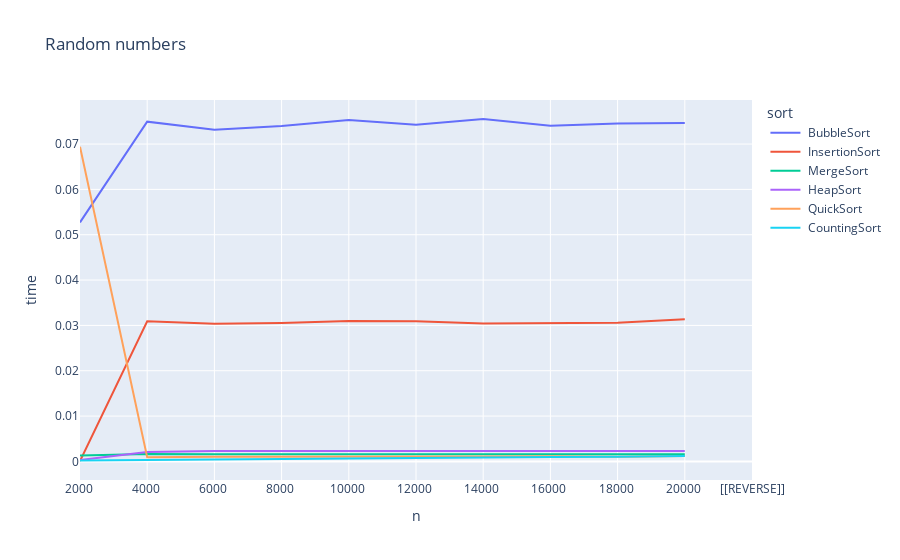

Notebook cell for this chart:
### Code cell
import pandas as pd 
import plotly.express as px



df = pd.read_csv("results.txt", sep='\\t')
columns_suffix_to_remove = 'Unnamed'
columns_to_remove = [col for col in df.columns if col.startswith(columns_suffix_to_remove)]
df = df.drop(columns=columns_to_remove)
df_random_sort = df[:11].reset_index()#.set_index('n ')
# pivot columns
df_random_sort = df_random_sort.melt(id_vars=['n '], var_name='sort', value_name='time')
df_random_sort = df_random_sort[df_random_sort['sort'] != 'index']
# add title to px
df_random_sort = df_random_sort.astype({'time': 'float64'})
fig = px.line(df_random_sort, x='n ', y='time', color='sort', title="Random numbers")
fig.show()

### Figure 1 — Plotly figure (JSON) as saved in the notebook; plotly's stock layout.template omitted (floating-point values rounded to 4 significant figures)
{"data": [{"hovertemplate": "sort= BubbleSort <br>n =%{x}<br>time=%{y}<extra></extra>", "legendgroup": " BubbleSort ", "line": {"color": "#636efa", "dash": "solid"}, "marker": {"symbol": "circle"}, "mode": "lines", "name": " BubbleSort ", "orientation": "v", "showlegend": true, "type": "scatter", "x": ["2000 ", "4000 ", "6000 ", "8000 ", "10000 ", "12000 ", "14000 ", "16000 ", "18000 ", "20000 ", "[[REVERSE]]"], "xaxis": "x", "y": [0.05272, 0.07494, 0.07315, 0.07399, 0.07532, 0.07425, 0.07553, 0.07406, 0.07454, 0.07466, null], "yaxis": "y"}, {"hovertemplate": "sort= InsertionSort <br>n =%{x}<br>time=%{y}<extra></extra>", "legendgroup": " InsertionSort ", "line": {"color": "#EF553B", "dash": "solid"}, "marker": {"symbol": "circle"}, "mode": "lines", "name": " InsertionSort ", "orientation": "v", "showlegend": true, "type": "scatter", "x": ["2000 ", "4000 ", "6000 ", "8000 ", "10000 ", "12000 ", "14000 ", "16000 ", "18000 ", "20000 ", "[[REVERSE]]"], "xaxis": "x", "y": [9.298e-05, 0.03093, 0.03035, 0.03052, 0.03099, 0.03092, 0.03044, 0.03054, 0.03057, 0.03137, null], "yaxis": "y"}, {"hovertemplate": "sort= MergeSort <br>n =%{x}<br>time=%{y}<extra></extra>", "legendgroup": " MergeSort ", "line": {"color": "#00cc96", "dash": "solid"}, "marker": {"symbol": "circle"}, "mode": "lines", "name": " MergeSort ", "orientation": "v", "showlegend": true, "type": "scatter", "x": ["2000 ", "4000 ", "6000 ", "8000 ", "10000 ", "12000 ", "14000 ", "16000 ", "18000 ", "20000 ", "[[REVERSE]]"], "xaxis": "x", "y": [0.001301, 0.001646, 0.001579, 0.001599, 0.001613, 0.001611, 0.001596, 0.001644, 0.001537, 0.001568, null], "yaxis": "y"}, {"hovertemplate": "sort= HeapSort <br>n =%{x}<br>time=%{y}<extra></extra>", "legendgroup": " HeapSort ", "line": {"color": "#ab63fa", "dash": "solid"}, "marker": {"symbol": "circle"}, "mode": "lines", "name": " HeapSort ", "orientation": "v", "showlegend": true, "type": "scatter", "x": ["2000 ", "4000 ", "6000 ", "8000 ", "10000 ", "12000 ", "14000 ", "16000 ", "18000 ", "20000 ", "[[REVERSE]]"], "xaxis": "x", "y": [0.0002892, 0.002086, 0.002289, 0.002282, 0.002261, 0.002278, 0.002265, 0.002278, 0.00225, 0.002294, null], "yaxis": "y"}, {"hovertemplate": "sort= QuickSort <br>n =%{x}<br>time=%{y}<extra></extra>", "legendgroup": " QuickSort ", "line": {"color": "#FFA15A", "dash": "solid"}, "marker": {"symbol": "circle"}, "mode": "lines", "name": " QuickSort ", "orientation": "v", "showlegend": true, "type": "scatter", "x": ["2000 ", "4000 ", "6000 ", "8000 ", "10000 ", "12000 ", "14000 ", "16000 ", "18000 ", "20000 ", "[[REVERSE]]"], "xaxis": "x", "y": [0.06941, 0.0009239, 0.001023, 0.001003, 0.001064, 0.001008, 0.001079, 0.001154, 0.001006, 0.001176, null], "yaxis": "y"}, {"hovertemplate": "sort= CountingSort<br>n =%{x}<br>time=%{y}<extra></extra>", "legendgroup": " CountingSort", "line": {"color": "#19d3f3", "dash": "solid"}, "marker": {"symbol": "circle"}, "mode": "lines", "name": " CountingSort", "orientation": "v", "showlegend": true, "type": "scatter", "x": ["2000 ", "4000 ", "6000 ", "8000 ", "10000 ", "12000 ", "14000 ", "16000 ", "18000 ", "20000 ", "[[REVERSE]]"], "xaxis": "x", "y": [0.0001941, 0.0003271, 0.000447, 0.0005682, 0.0006609, 0.0007551, 0.0008607, 0.000972, 0.001028, 0.001175, null], "yaxis": "y"}], "layout": {"legend": {"title": {"text": "sort"}, "tracegroupgap": 0}, "title": {"text": "Random numbers"}, "xaxis": {"anchor": "y", "domain": [0, 1], "title": {"text": "n "}}, "yaxis": {"anchor": "x", "domain": [0, 1], "title": {"text": "time"}}}}
